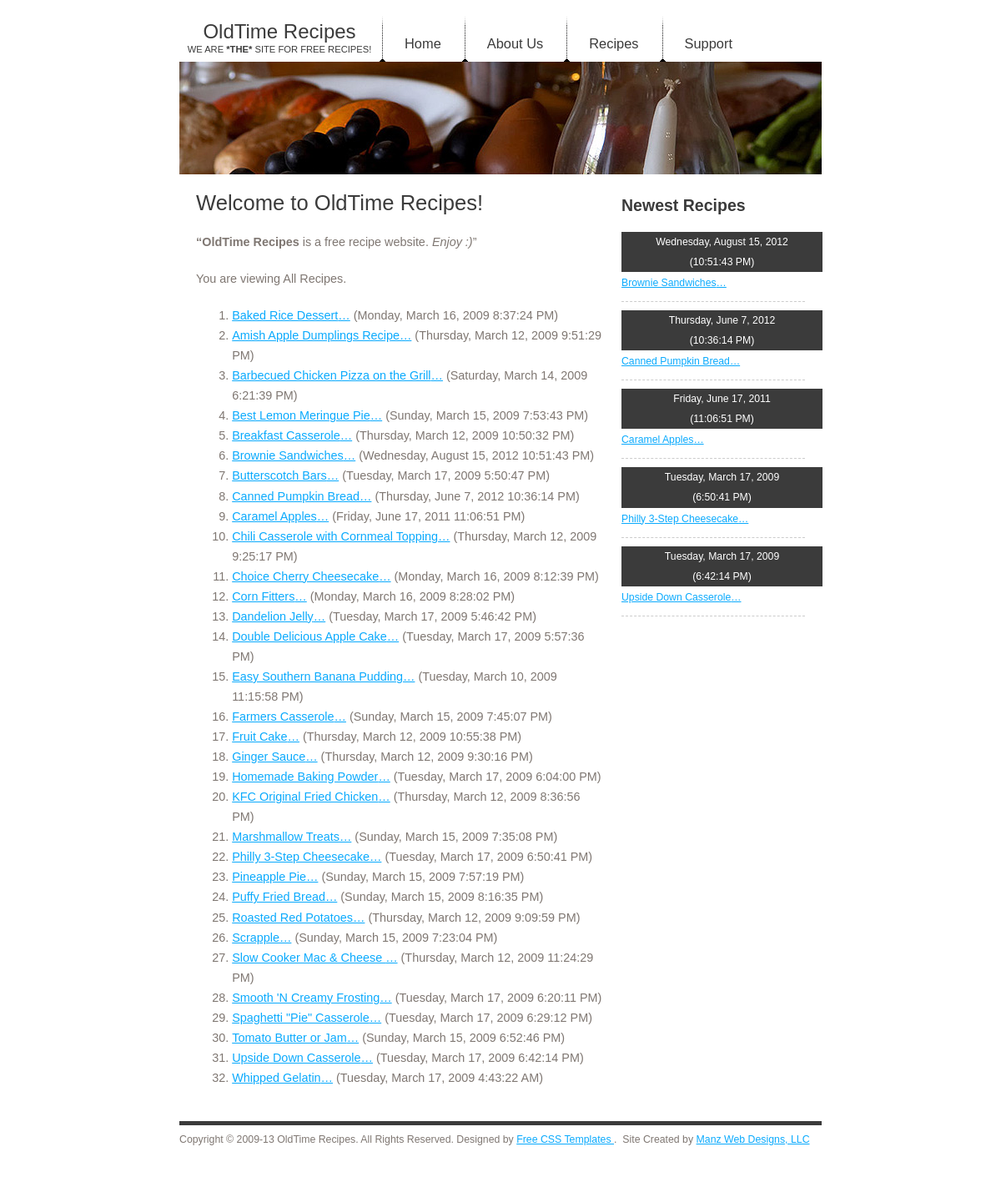
The app's page /recipe.php with its own data.
### tables this page shows
CREATE TABLE IF NOT EXISTS `recipes` (
  `id` int(9) NOT NULL AUTO_INCREMENT COMMENT 'Recipe ID',
  `name` varchar(75) NOT NULL COMMENT 'Recipe Name',
  `type` int(3) NOT NULL,
  `ingredients` text NOT NULL COMMENT 'Ingredient Section',
  `directions` longtext NOT NULL COMMENT 'Recipe Directions',
  `notes` text COMMENT 'Recipe Notes',
  `nutrition_info` text COMMENT 'Nutrition Information',
  `recipe_source` int(5) NOT NULL COMMENT 'Recipe source ID (FK to source table)',
  `date` datetime NOT NULL COMMENT 'Recipe Add date',
  PRIMARY KEY (`id`),
  UNIQUE KEY `name` (`name`),
  KEY `recipe_source` (`recipe_source`)
);

### recipe.php (the view, shortened to what this page needs)
<!DOCTYPE html PUBLIC "-//W3C//DTD XHTML 1.0 Strict//EN" "http://www.w3.org/TR/xhtml1/DTD/xhtml1-strict.dtd">
<html xmlns="http://www.w3.org/1999/xhtml">
    <?php include 'head.php' ?>
        <div id="splash"></div>
        <div id="page">
            <div id="content">
                <h1>Welcome to OldTime Recipes!</h1>
                <blockquote>
                    <p><strong>&#8220;OldTime Recipes</strong> is a free recipe website. <em>Enjoy :)</em>&#8221;</p>
                </blockquote>
                <?php
                $pId = filter_var($_GET['type_id'], FILTER_SANITIZE_NUMBER_INT);
                if (empty($pId)) {
                    $sql = 'SELECT type_desc FROM type order by type_desc;';
                    $pData_res = $db->query($sql);
                    $all = true;
                } else {
                    $sql = 'SELECT type_desc FROM type where type_id = :pId;';
                    $pData_res = $db->prepare($sql);
                    $pData_res->bindParam(':pId', $pId);
                    $pData_res->execute();
                    $all = false;
                }
                $row = $pData_res->fetch(PDO::FETCH_ASSOC);
                ?>
                <p>You are viewing <?php echo ($all) ? 'All' : $row['type_desc']; ?> Recipes.</p>
                <ol>
                    <?php
                    if ($all) {
                        $sql = "SELECT id, name, date FROM recipes JOIN source ON source_id = recipe_source" .
                            " JOIN type ON type_id = type" .
                            " order by name;";
                        $recipe_res = $db->query($sql);
                    }
                    while ($row = $recipe_res->fetch(PDO::FETCH_ASSOC)) {
                        $datetime = new DateTime($row['date']);
                        $recipe_id = $row['id'] . '_r';
                        $recipe_name = $row['name'];
                        $link = '<a href="#" class="toggle_link" id="toggle_link' . $recipe_id . '" rel="toggle_link' . $row['id'] . '">' . $recipe_name . '&#8230;' . '</a>';
                        ?>
                        <li>
                            <?php
                            echo $link . ' (' . $datetime->format('l, F j, Y g:i:s A') . ')';
                            ?>
                        </li>
                    <?php
                    }
                    ?>
                </ol>
            </div>
            <?php
            include 'sidebar.php';
            ?>
        </div>
        <?php include 'footer.php' ?>
    </body>
</html>

### sidebar.php (shortened to what this page needs)
<div id="sidebar">
    <h2>Newest Recipes</h2>
    <ul>
    <?php
        $sql = "SELECT id, name, date FROM recipes ORDER BY date DESC LIMIT 0,5;";
        $recipe_res = $db->query($sql);
        while ($row = $recipe_res->fetch(PDO::FETCH_ASSOC)) {
            $datetime = new DateTime($row['date']);
            $recipe_id = $row['id'] . '_s';
            $recipe_name = $row['name'];
            $link = '<a href="#" class="toggle_link" id="toggle_link'. $recipe_id . '" rel="toggle_link'. $row['id'] . '">' . $recipe_name . '&#8230;' . '</a>';
    ?>
    <li>
        <h3><?php echo $datetime->format('l, F j, Y') . '<br />(' . $datetime->format('g:i:s A') . ')'; ?></h3>
        <?php
            echo $link;
        ?>
    </li>
    <?php
        }
    ?>
    </ul>
</div>

### css/default.css (style rules this page uses)
* { margin: 0; padding: 0; }
body { margin: 20px 0; background: #FFFFFF; font-family: "Trebuchet MS", Arial, Helvetica, sans-serif; font-size: 16px; color: #7F7772; }
h1, h2, h3, div#logoh1, div#logoh2 { font-weight: normal; color: #3B3B3B; }
h1, div#logoh1 { font-size: 182%; }
h2 { font-size: 122%; }
h3 { font-size: 100%; }
p, ul, ol { margin-bottom: 20px; line-height: 167%; font-size: 90%; }
a:link { color: #0AAAFD; }
#splash { width: 770px; height: 135px; margin: 0 auto; background: url(../images/img3.jpg) no-repeat; }
#page { width: 770px; margin: 0 auto; }
#page h1, #page h2 { margin-bottom: 20px; }
#page h1 { font-size: 160%; }
#content { float: left; width: 490px; padding: 20px; }
#content ol, #content ul { margin-left: 3em; }
#sidebar { float: left; width: 220px; padding: 20px 0 20px; }
#sidebar a, h3 { font-size: 85%; }
#sidebar h2 { padding-top: 6px; font-weight: bold; }
#sidebar ul { margin: 0; padding: 0; list-style: none; }
#sidebar li { margin: 0 0 10px 0; padding: 0 0 10px 0; border-bottom: 1px dashed #CCCCCC; }
#sidebar h3 { height: 100%; width: 105%; padding: 0 5px; margin: 0; background-color: #3B3B3B; color: #FFFFFF; text-align: center; }

### records on screen
recipes: name "Baked Rice Dessert", date "Monday, March 16, 2009 8:37:24 PM"
recipes: name "Amish Apple Dumplings Recipe", date "Thursday, March 12, 2009 9:51:29 PM"
recipes: name "Barbecued Chicken Pizza on the Grill", date "Saturday, March 14, 2009 6:21:39 PM"
recipes: name "Best Lemon Meringue Pie", date "Sunday, March 15, 2009 7:53:43 PM"
recipes: name "Breakfast Casserole", date "Thursday, March 12, 2009 10:50:32 PM"
recipes: name "Brownie Sandwiches", date "Wednesday, August 15, 2012 10:51:43 PM", date "Wednesday, August 15, 2012", date "10:51:43 PM"
recipes: name "Butterscotch Bars", date "Tuesday, March 17, 2009 5:50:47 PM"
recipes: name "Canned Pumpkin Bread", date "Thursday, June 7, 2012 10:36:14 PM", date "Thursday, June 7, 2012", date "10:36:14 PM"
recipes: name "Caramel Apples", date "Friday, June 17, 2011 11:06:51 PM", date "Friday, June 17, 2011", date "11:06:51 PM"
recipes: name "Chili Casserole with Cornmeal Topping", date "Thursday, March 12, 2009 9:25:17 PM"
recipes: name "Choice Cherry Cheesecake", date "Monday, March 16, 2009 8:12:39 PM"
recipes: name "Corn Fitters", date "Monday, March 16, 2009 8:28:02 PM"
recipes: name "Dandelion Jelly", date "Tuesday, March 17, 2009 5:46:42 PM"
recipes: name "Double Delicious Apple Cake", date "Tuesday, March 17, 2009 5:57:36 PM"
recipes: name "Easy Southern Banana Pudding", date "Tuesday, March 10, 2009 11:15:58 PM"
recipes: name "Farmers Casserole", date "Sunday, March 15, 2009 7:45:07 PM"
recipes: name "Fruit Cake", date "Thursday, March 12, 2009 10:55:38 PM"
recipes: name "Ginger Sauce", date "Thursday, March 12, 2009 9:30:16 PM"
recipes: name "Homemade Baking Powder", date "Tuesday, March 17, 2009 6:04:00 PM"
recipes: name "KFC Original Fried Chicken", date "Thursday, March 12, 2009 8:36:56 PM"
recipes: name "Marshmallow Treats", date "Sunday, March 15, 2009 7:35:08 PM"
recipes: name "Philly 3-Step Cheesecake", date "Tuesday, March 17, 2009 6:50:41 PM", date "Tuesday, March 17, 2009", date "6:50:41 PM"
recipes: name "Pineapple Pie", date "Sunday, March 15, 2009 7:57:19 PM"
recipes: name "Puffy Fried Bread", date "Sunday, March 15, 2009 8:16:35 PM"
recipes: name "Roasted Red Potatoes", date "Thursday, March 12, 2009 9:09:59 PM"
recipes: name "Scrapple", date "Sunday, March 15, 2009 7:23:04 PM"
recipes: name "Slow Cooker Mac & Cheese", date "Thursday, March 12, 2009 11:24:29 PM"
recipes: name "Smooth 'N Creamy Frosting", date "Tuesday, March 17, 2009 6:20:11 PM"
recipes: name "Spaghetti \"Pie\" Casserole", date "Tuesday, March 17, 2009 6:29:12 PM"
recipes: name "Tomato Butter or Jam", date "Sunday, March 15, 2009 6:52:46 PM"
recipes: name "Upside Down Casserole", date "Tuesday, March 17, 2009 6:42:14 PM", date "Tuesday, March 17, 2009", date "6:42:14 PM"
recipes: name "Whipped Gelatin", date "Tuesday, March 17, 2009 4:43:22 AM"
